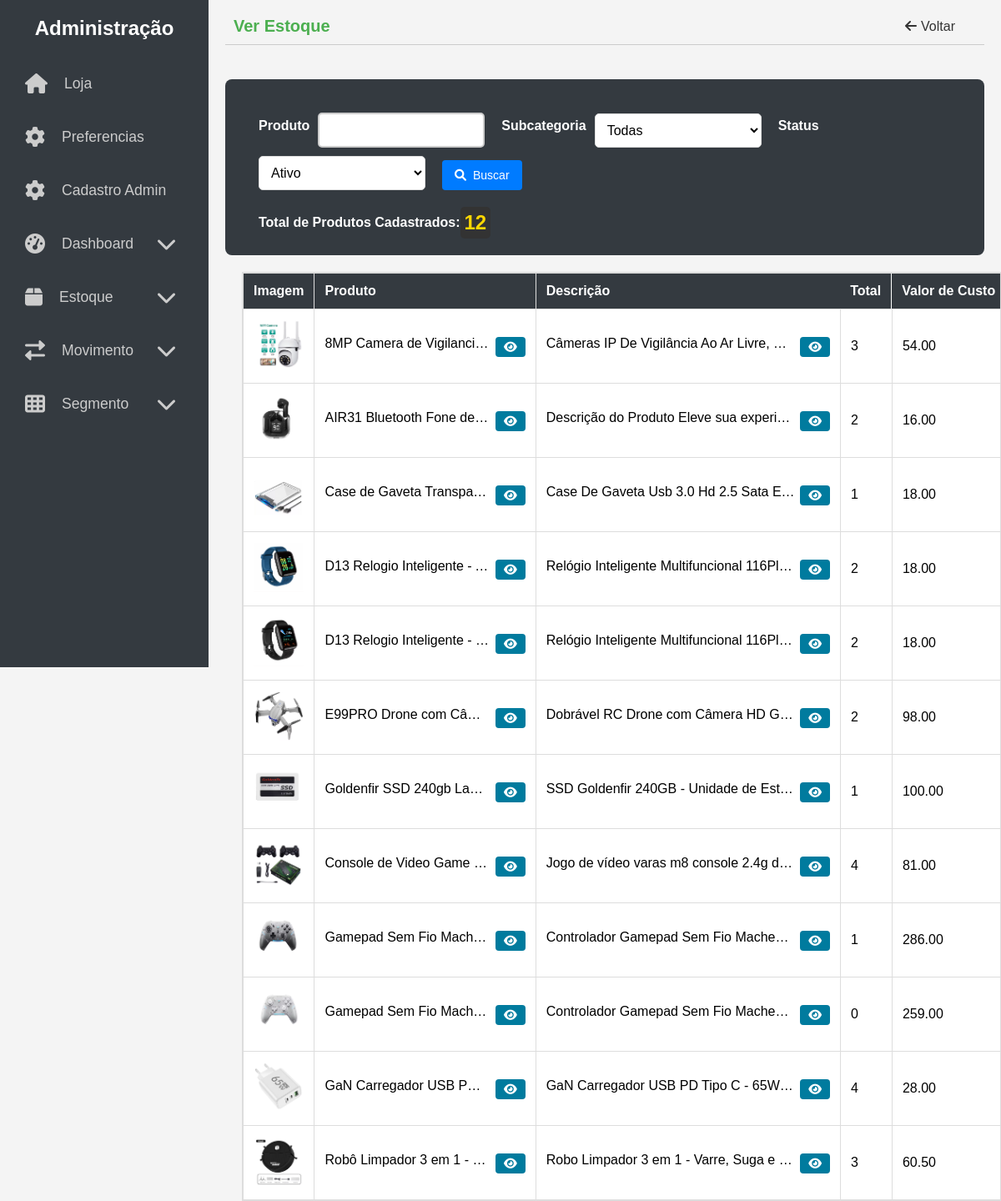
The app's page /admin/estoque/ver with its own data.
### models.py (models this page shows, shortened)
class ProdutoImagem(db.Model):
    id = db.Column(db.Integer, primary_key=True)
    produto_id = db.Column(db.Integer, db.ForeignKey('produto.id', ondelete='CASCADE'), nullable=False)
    caminho_imagem = db.Column(db.String(500), nullable=False)
    produto = db.relationship('Produto', backref='imagens')

class Produto(db.Model):
    id = db.Column(db.Integer, primary_key=True)
    nome = db.Column(db.String(100), nullable=False)
    descricao = db.Column(db.String(255))
    preco_venda = db.Column(db.Numeric(10, 2), nullable=False, default=Decimal('0.00'))
    preco_custo = db.Column(db.Numeric(10, 2), nullable=False, default=Decimal('0.00'))
    margem_lucro = db.Column(db.Numeric(10, 2), nullable=False, default=Decimal('20.00'))
    subcategoria_id = db.Column(db.Integer, db.ForeignKey('subcategoria.id'), nullable=True)
    codigo_barra = db.Column(db.String(13), unique=True, nullable=False)
    imagem_codigo_barra = db.Column(db.String(500))
    status = db.Column(db.String(50), default="ativo")
    peso = db.Column(db.Float, nullable=False)
    largura = db.Column(db.Float, nullable=False)
    altura = db.Column(db.Float, nullable=False)
    comprimento = db.Column(db.Float, nullable=False)
    @staticmethod
    def contar_produtos():
        return Produto.query.count()
    @staticmethod
    def filtrar(nome=None, subcategoria_id=None, status=None):
        produtos = Produto.query
        if nome:
            produtos = produtos.filter(Produto.nome.like(f"%{nome}%"))
        if subcategoria_id:
            produtos = produtos.filter(Produto.subcategoria_id == subcategoria_id)
        if status and status != "Todos":
            produtos = produtos.filter(Produto.status == status)
        return produtos
    def calcular_quantidade_estoque(self):
        entradas = sum(mov.quantidade for mov in self.movimentacoes if mov.tipo == 'entrada')
        saidas = sum(mov.quantidade for mov in self.movimentacoes if mov.tipo == 'saida')
        return entradas - saidas
    def calcular_preco_venda(self):
        if self.preco_custo > 0:
            margem_decimal = Decimal(self.margem_lucro)  # Converter para Decimal
            return (self.preco_custo * (1 + margem_decimal / Decimal(100))).quantize(Decimal('0.01'), rounding=ROUND_HALF_UP)
        return self.preco_venda.quantize(Decimal('0.01'), rounding=ROUND_HALF_UP)
    def calcular_lucro_unitario(self):
        preco_venda = self.calcular_preco_venda()
        lucro_unitario = preco_venda - self.preco_custo
        return lucro_unitario.quantize(Decimal('0.01'), rounding=ROUND_HALF_UP)
    def calcular_lucro_total(self):
        quantidade_estoque = self.calcular_quantidade_estoque()
        lucro_unitario = self.calcular_lucro_unitario()
        lucro_total = lucro_unitario * quantidade_estoque
        return lucro_total.quantize(Decimal('0.01'), rounding=ROUND_HALF_UP)
    def calcular_lucro_unitario_com_taxa(self, taxa_marketplace):
        preco_venda = self.calcular_preco_venda()
        lucro_unitario_com_taxa = preco_venda * (1 - Decimal(taxa_marketplace) / Decimal(100)) - self.preco_custo
        return lucro_unitario_com_taxa.quantize(Decimal('0.01'), rounding=ROUND_HALF_UP)

### views/admin/estoque.py (the view)
@estoque_bp.route('/ver', methods=['GET', 'POST'], strict_slashes=False)
def ver_estoque():
    form = VerEstoqueForm()
    form.subcategoria.choices = [(0, 'Todas')] + [
        (subcategoria.id, subcategoria.nome) for subcategoria in Subcategoria.query.all()
    ]
    produtos = Produto.query.order_by(Produto.nome)
    nome_produto = request.args.get(
        'nome_produto') if request.args.get('nome_produto') else None
    subcategoria_id = request.args.get('subcategoria') if request.args.get(
        'subcategoria') and request.args.get('subcategoria') != '0' else None
    status = request.args.get('status') if request.args.get(
        'status') != 'Todos' else None
    produtos = Produto.filtrar(nome_produto, subcategoria_id, status)
    preferencias = Preferencias.query.first()
    taxa_marketplace = preferencias.taxa_marketplace if preferencias else Decimal(
        '10.00')
    produtos_com_estoque = [
        {
            'produto': produto,
            'quantidade_estoque': produto.calcular_quantidade_estoque(),
            'preco_formatado': f"R$ {produto.calcular_preco_venda():.2f}",
            'lucro_unitario_com_taxa': produto.calcular_lucro_unitario_com_taxa(taxa_marketplace),
            'imagem_url': produto.imagens[0].caminho_imagem if produto.imagens else None
        }
        for produto in produtos.all()
    ]
    produtos_count = Produto.contar_produtos()
    return render_template(
        'admin/estoque/ver_estoque.html',
        form=form,
        produtos=produtos_com_estoque,
        produtos_count=produtos_count,
        taxa_marketplace=taxa_marketplace,
        page_title='Ver Estoque'
    )

### forms/frm_estoque.py
class VerEstoqueForm(FlaskForm):
    nome_produto = StringField('Produto')  # Não é mais obrigatório
    subcategoria = SelectField('Subcategoria', coerce=int, choices=[], validate_choice=False)
    status = SelectField('Status', choices=[('ativo', 'Ativo'), ('inativo', 'Inativo'), ('Todos', 'Todos')], validate_choice=False)
    submit = SubmitField('Buscar')

### app.py (called while the page is built)
@app.context_processor
def inject_categorias():
    categorias_db = Categoria.query.all()
    categorias = sorted(
        ((categoria.id, categoria) for categoria in categorias_db),
        key=lambda x: x[1].nome
    )
    categorias_dict = {}
    for categoria_id, categoria in categorias:
        icon = categoria.icone if categoria.icone else 'fas fa-question'
        categoria.icon = icon  # Adiciona o ícone dinamicamente à categoria
        categorias_dict[categoria_id] = categoria
    return {'categorias': categorias_dict}

### templates/admin/estoque/ver_estoque.html (shortened to what this page needs)
{% extends 'admin/base.html' %}
{% block content %}
<link rel="stylesheet" href="{{ url_for('static', filename='css/admin/ver_estoque.css') }}">
<div class="search-container">
    <form method="GET" class="form-inline">
        {{ form.nome_produto.label }}
        {{ form.nome_produto(class="form-control") }}
        {{ form.subcategoria.label }}
        {{ form.subcategoria(class="form-control") }}
        {{ form.status.label }}
        {{ form.status(class="form-control") }}
        <button type="submit" class="btn">
            <i class="fas fa-search"></i> {{ form.submit.label.text }}
        </button>
    </form>
    <div class="menu-produtos-count">
        Total de Produtos Cadastrados: <span class="produtos-count">{{ produtos_count }}</span>
    </div>
</div>
<table id="selectLine">
    <tr>
        <th>Imagem</th>
        <th>Produto</th>
        <th>Descrição</th>
        <th>Total</th>
        <th>Valor de Custo</th>
    </tr>
    {% for item in produtos %}
    <tr>
        <td>
            {% if item.imagem_url %}
                <img src="{{ url_for('static', filename=item.imagem_url) }}" alt="Imagem do Produto" width="60" height="60">
            {% else %}
                <span>Sem Imagem</span>
            {% endif %}
        </td>
        <td>
            <div class="nome-limitado">{{ item.produto.nome[:50] }}...</div>
            <button class="btn-dg btn-info btn-ver-descricao" onclick="mostrarDescricao(`{{ item.produto.nome | e }}`)">
                <i class="fas fa-eye"></i>
            </button>
        </td>
        <td>
            <div class="descricao-limitada">{{ item.produto.descricao[:100] }}...</div>
            <button class="btn-dg btn-info btn-ver-descricao" onclick="mostrarDescricao(`{{ item.produto.descricao | e }}`)">
                <i class="fas fa-eye"></i>
            </button>
        </td>
        <td>{{ item.quantidade_estoque }}</td>
        <td>{{ item.produto.preco_custo | round(2) }}</td>
    </tr>
    {% endfor %}
</table>
{% endblock %}

### templates/admin/base.html (shortened to what this page needs)
<!DOCTYPE html>
<html lang="pt-BR">
<head>
    <link rel="stylesheet" href="https://cdnjs.cloudflare.com/ajax/libs/font-awesome/6.0.0-beta3/css/all.min.css">
    <link rel="stylesheet" href="{{ url_for('static', filename='css/admin/_geral.css') }}">
</head>
<body>
    <header class="top-menu">
        <h1>{{ page_title or "Administração" }}</h1>
        <ul class="top-menu-links">
            <li>
                <a href="#" onclick="history.back()">
                    <i class="fas fa-arrow-left"></i>Voltar
                </a>
            </li>
        </ul>
    </header>
    <div class="flash-messages-container">
    </div>
    <nav class="sidebar">
    <h2>Administração</h2>
    <ul class="nav-links">
        <li>
            <a href="/" class="{{ 'active' if request.path == '/' else '' }}">
                <i class="fas fa-home"></i>Loja
            </a>
        </li>
        <li>
            <a href="/admin/index" class="{{ 'active' if request.path == '/admin/index' else '' }}">
                <i class="fas fa-cog"></i>Preferencias
            </a>
        </li>
        <li>
            <a href="/admin/cadastro" class="{{ 'active' if request.path == '/admin/cadastro' else '' }}">
                <i class="fas fa-cog"></i>Cadastro Admin
            </a>
        </li>
        <li class="has-submenu">
            <a href="javascript:void(0);" class="submenu-toggle">
                <i class="fas fa-tachometer-alt"></i>Dashboard
                <i class="fas fa-chevron-down toggle-icon"></i>
            </a>
        </li>
        <li class="has-submenu">
             <a href="javascript:void(0);" class="submenu-toggle">
                 <i class="fas fa-box"></i>Estoque
                 <i class="fas fa-chevron-down toggle-icon"></i>
             </a>
         </li>
         <li class="has-submenu">
              <a href="javascript:void(0);" class="submenu-toggle">
                  <i class="fas fa-exchange-alt"></i>Movimento
                  <i class="fas fa-chevron-down toggle-icon"></i>
              </a>
          </li>
           <li class="has-submenu">
                <a href="javascript:void(0);" class="submenu-toggle">
                    <i class="fas fa-th"></i>Segmento
                    <i class="fas fa-chevron-down toggle-icon"></i>
                </a>
            </li>
    </ul>
</nav>
    <div class="content-area">
        {% block content %}
        {% endblock %}
    </div>
</body>
</html>

### static/css/admin/_geral.css (style rules this page uses)
* { margin: 0; padding: 0; box-sizing: border-box; }
h1 { color: #4CAF50; font-size: 24px; margin-bottom: 20px; }
body { font-family: Arial, sans-serif; background-color: #f4f4f4; color: #333; padding-left: 270px; padding-right: 20px; padding-top: 10px; }
.flash-messages-container { position: relative; height: 25px; margin-bottom: 1rem; overflow: hidden; display: flex; align-items: center; justify-content: center; background-color: transparent; border: none; width: 100%; box-sizing: border-box; }
.top-menu { display: flex; align-items: center; justify-content: space-between; background-color: #f4f4f4; padding: 10px; border-bottom: 1px solid #ccc; }
.top-menu h1 { margin: 0; font-size: 20px; }
.top-menu-links { display: flex; list-style: none; padding: 0; margin: 0; }
.top-menu-links li { margin-right: 15px; }
.top-menu-links a { text-decoration: none; color: #333; padding: 5px 10px; border-radius: 5px; transition: background-color 0.3s ease; }
.top-menu-links a i { margin-right: 5px; }
nav { background-color: #343a40; width: 250px; position: fixed; top: 0; left: 0; height: 100vh; padding-top: 20px; padding: 20px; color: #fff; }
nav h2 { text-align: center; margin-bottom: 30px; font-size: 1.5rem; color: #fff; }
nav ul { list-style: none; padding: 0; }
nav ul li { margin: 20px 0; }
nav ul li a { color: #ccc; text-decoration: none; font-size: 1.1rem; display: flex; align-items: center; gap: 10px; padding: 10px; border-radius: 5px; transition: 0.3s; }
nav ul li a i { font-size: 1.5rem; }
nav ul li a i { margin-right: 10px; }
.toggle-icon { margin-left: auto; transition: transform 0.3s ease; }
.search-container { background-color: #343a40; padding: 20px; border-radius: 8px; width: auto; display: flex; justify-content: flex-start; align-items: center; margin-bottom: 20px; color: #fff; }
.search-container form { display: flex; align-items: center; justify-content: flex-start; }
.search-container .form-control { margin-right: 10px; width: auto; min-width: 200px; max-width: 100%; }
.search-container .btn { background-color: #007bff; color: #fff; border: none; padding: 10px 15px; border-radius: 4px; transition: background-color 0.3s ease; }
td { background-color: transparent !important; color: black; }
table { width: calc(100% - 40px); border-collapse: collapse; margin-top: 10px; margin-left: 20px; margin-right: 10px; background-color: white; display: block; max-height: 900px; overflow-y: auto; }
table, th, td { border: 1px solid #ddd; }
th { background-color: #343a40; color: #fff; padding: 10px; text-align: left; position: sticky; top: 0; z-index: 1; }
td { background-color: white; padding: 10px; text-align: left; }
form { padding: 20px; border-radius: 8px; width: 50%; margin: 0 auto; }
.form-inline { display: flex; justify-content: flex-start; gap: 10px; align-items: center; width: auto; margin: 0; }
.form-inline .form-control { width: 150px; margin-bottom: 0; }
.form-inline button { margin-top: 0; }
form .form-control { margin-bottom: 25px; }
label { display: block; margin-bottom: 10px; font-weight: bold; }
input[type="text"] { width: 80%; padding: 10px; border: 2px solid #ccc; border-radius: 5px; font-size: 16px; }
select { width: 100%; padding: 10px; margin-bottom: 20px; border: 1px solid #ddd; border-radius: 5px; background-color: white; font-size: 16px; margin-right: 10px; max-width: 250px; }
.btn { display: inline-flex; align-items: center; padding: 10px 20px; font-size: 14px; border-radius: 5px; background-color: #495057; text-decoration: none; color: white; text-align: center; cursor: pointer; margin-top: 20px; margin-right: 10px; border: none; transition: background-color 0.3s ease, transform 0.3s ease; }
.btn i { margin-right: 8px; }
.btn-dg { display: inline-flex; align-items: center; padding: 5px 5px; font-size: 12px; border-radius: 5px; text-decoration: none; color: white; text-align: center; cursor: pointer; border: none; transition: background-color 0.3s ease, transform 0.3s ease; }
.btn-dg i { margin-right: 0px; }
.btn-ver-descricao { background-color: #007B9E; color: white; padding: 5px 10px; border: none; border-radius: 4px; cursor: pointer; font-size: 14px; transition: background-color 0.3s ease; }

### records on screen
ProdutoImagem: caminho_imagem (picture), produto "8MP Camera de Vigilanci…", produto "Câmeras IP De Vigilância Ao Ar Livre,…", quantidade_estoque "3", produto.preco_custo "54.00"
ProdutoImagem: caminho_imagem (picture), produto "AIR31 Bluetooth Fone de…", produto "Descrição do Produto Eleve sua experi…", quantidade_estoque "2", produto.preco_custo "16.00"
ProdutoImagem: caminho_imagem (picture), produto "Case de Gaveta Transpa…", produto "Case De Gaveta Usb 3.0 Hd 2.5 Sata E…", quantidade_estoque "1", produto.preco_custo "18.00"
ProdutoImagem: caminho_imagem (picture), produto "D13 Relogio Inteligente -…", produto "Relógio Inteligente Multifuncional 116Pl…", quantidade_estoque "2", produto.preco_custo "18.00"
ProdutoImagem: caminho_imagem (picture), produto "D13 Relogio Inteligente -…", produto "Relógio Inteligente Multifuncional 116Pl…", quantidade_estoque "2", produto.preco_custo "18.00"
ProdutoImagem: caminho_imagem (picture), produto "E99PRO Drone com Câ…", produto "Dobrável RC Drone com Câmera HD G…", quantidade_estoque "2", produto.preco_custo "98.00"
ProdutoImagem: caminho_imagem (picture), produto "Goldenfir SSD 240gb La…", produto "SSD Goldenfir 240GB - Unidade de Est…", quantidade_estoque "1", produto.preco_custo "100.00"
ProdutoImagem: caminho_imagem (picture), produto "Console de Video Game…", produto "Jogo de vídeo varas m8 console 2.4g d…", quantidade_estoque "4", produto.preco_custo "81.00"
ProdutoImagem: caminho_imagem (picture), produto "Gamepad Sem Fio Mach…", produto "Controlador Gamepad Sem Fio Mache…", quantidade_estoque "1", produto.preco_custo "286.00"
ProdutoImagem: caminho_imagem (picture), produto "Gamepad Sem Fio Mach…", produto "Controlador Gamepad Sem Fio Mache…", quantidade_estoque "0", produto.preco_custo "259.00"
ProdutoImagem: caminho_imagem (picture), produto "GaN Carregador USB P…", produto "GaN Carregador USB PD Tipo C - 65W…", quantidade_estoque "4", produto.preco_custo "28.00"
ProdutoImagem: caminho_imagem (picture), produto "Robô Limpador 3 em 1 -…", produto "Robo Limpador 3 em 1 - Varre, Suga e…", quantidade_estoque "3", produto.preco_custo "60.50"

### other values on screen
{{ page_title or "Administração" }} "Ver Estoque"
{{ produtos_count }} "12"
